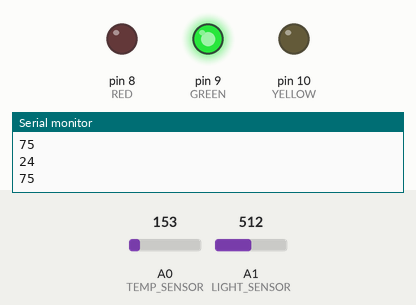
Recording of a sketch running on a simulated Arduino Uno, built with avr-gcc and run on an emulated ATmega328P. Parts: output pins drawn as LEDs (lit = HIGH), the last lines printed to the serial monitor. The inputs (shaded band) are chosen by the test bench; at power-on: A0 (TEMP_SENSOR) = 153, A1 (LIGHT_SENSOR) = 512.

Above: at 1.2 s.
1.3 s: A0 (TEMP_SENSOR) set to 132
At 1.7 s:
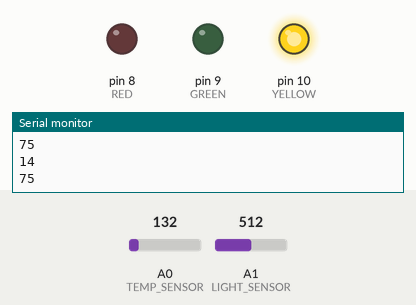
2.8 s: A1 (LIGHT_SENSOR) set to 427
4.3 s: A1 (LIGHT_SENSOR) set to 406
At 4.6 s:
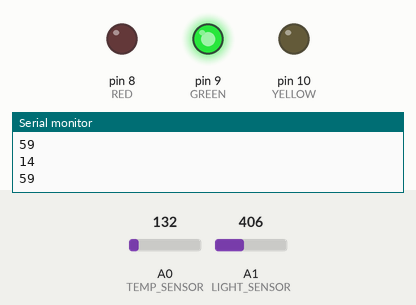
5.8 s: A0 (TEMP_SENSOR) set to 165
At 6.1 s:
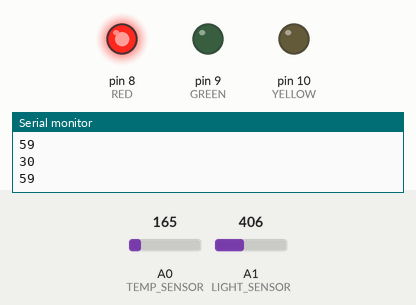
7.3 s: A0 (TEMP_SENSOR) set to 133
At 8.5 s:
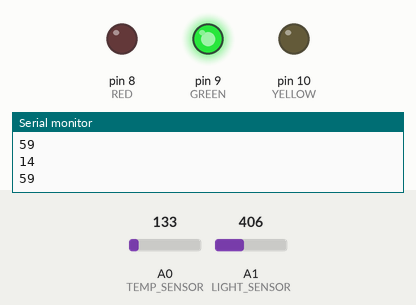
8.8 s: A0 (TEMP_SENSOR) set to 175
At 10.3 s:
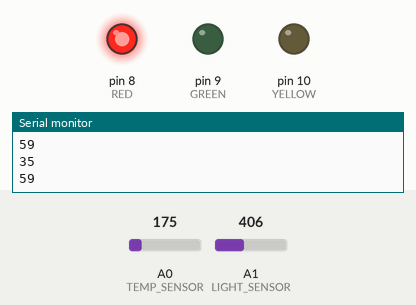
Timing chart, 0 to 11.3 s (numbered marks = the images above; inputs shaded):
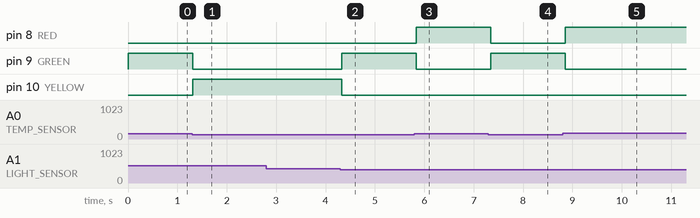

The sketch:

E2-Light-Meter-Sketch.ino
```cpp
// (C) Nasit Vurgun, Joel Mattsson, Mohamad Khalil, group: 19 (2024)
// Work package 3
// Exercise 2
// Submission code: 2346743

const int DELAY = 100; // initialise a delay variable to 100ms
const int TEMP_SENSOR = A0; // temp sensor is on PIN A0
const int LIGHT_SENSOR = A1; // light sensor is on PIN A1
const int ANALOG_MAX = 1023; // max possible value for analog signals

const int MIN_TEMP = -40; // minimum possible value for temperature (c)
const int MAX_TEMP = 125; // maximum possible value for temperature (c)
const float SENSOR_VOLTAGE = 5.0; // the voltage supplied to the temp sensor

const int MIN_LIGHT = 6; // minimum light sensor value based on this setup
const int MAX_LIGHT = 679; // maximum light sensor value based on this setup

typedef enum {
  RED = 8, // RED LED on pin 8
  YELLOW = 10, // YELLOW LED on pin 10
  GREEN = 9  // GREEN LED on pin 9
} Light; // declare an enum for all types of lights


// declare setup function
void setup()
{
  Serial.begin(9600); // set the rate of transmission to the serial
  pinMode(TEMP_SENSOR, INPUT); // set temperature sensor mode to input
  pinMode(LIGHT_SENSOR, INPUT); // set light sensor mode to input
  pinMode(RED, OUTPUT); // set red light mode to output
  pinMode(YELLOW, OUTPUT); // set red light mode to output
  pinMode(GREEN, OUTPUT); // set red light mode to output

}

void loop() // declare loop function
{

  // set threshold temperature to activate LEDs
  // measure temperature in Celsius
  int light = analogRead(LIGHT_SENSOR); // read analog light value
  int signal = analogRead(TEMP_SENSOR); // read analog temperature value

  // convert the signal to volts
  // first map the signal to the voltage provided
  // in this case signal * 5v this will yield the result in millivolts
  // then divide by 1024 to get the result in volts
  float volts = (signal * SENSOR_VOLTAGE) / (ANALOG_MAX + 1); // convert from analog to voltage

  // Translate voltage to temp in celcius
  // 1 - concidering that 500mv are allocated to account for negative numbers, subtract .5v
  // 3 - multiply the value by the scale factor (100 per volt)
  float celsius = (volts - 0.5) * 100;
  checkLevels(celsius, light); // perform actions based on input values
  delay(DELAY); // delay execution by 100ms

}

// declare a functiont turnOn
// this function takes in a light to turn on
// and turns off all remaining lights
void turnOn(int light) {

  // set of all lights
  int lights[3] = { RED, YELLOW, GREEN };

  // for each light
  for(int i = 0; i < 3; i++) {

    // if the light is not the input
    if(lights[i] != light) {
      // turn it off
    	digitalWrite(lights[i], LOW);
    }
  }

  // turn on the provided light
  digitalWrite(light, HIGH);

}

// takes in input as temperature in celcius and light analog signal
// analyse the provided input and
// turn on / off leds based on the variations
void checkLevels(int temp, int light) {

  // Old approach
  // calculate the ratio of the light
  // current / max * 100 to get a percentage
  // int ratio = ((float)(light) / MAX_LIGHT) * 100;

  // map the value from the range to 0 to 100
  int ratio = map(light, MIN_LIGHT, MAX_LIGHT, 0, 100);
  Serial.println(temp);
  Serial.println(ratio);

  if(ratio == 0) { // if the light ratio is 0%
    if(temp < -12) { // if the temp is below 12
       turnOn(GREEN); // turn on the greed led
    }
    else { // otherwise
       turnOn(RED); // turn on the red led
    }
  }

  if(ratio >= 1 && ratio <= 20) { // if the light ratio is between 1% and 20%
    // if the temperature is between -12 and 0
    if(temp >= -12 && temp <=0) {
       turnOn(GREEN);// turn on the green light
    }
    // if the temperature is less than -12
    if(temp < -12) {
       turnOn(YELLOW); // turn on the yellow light
    }
    // if the temperature is above 0
    if(temp > 0) {
       turnOn(RED); // turn on the red light
    }
  }

  // if the light ratio is between 21 and 60%
  if(ratio >= 21 && ratio <= 60) {
    // if the temperature is between 0 and 20 degrees
    if(temp >=0 && temp <=20) {
      // turn on the green light
         turnOn(GREEN);
    }
    // if the temperature is less than 0
    if(temp < 0) {
       turnOn(YELLOW); // turn on the yellow led
    }
    // if the temperature is over 20
    if(temp > 20) {
       turnOn(RED); // turn on the red led
    }
  }

  // if the light ratio is between 61 and 100%
  if(ratio >= 61 && ratio <= 100) {
    if(temp >= 21) { // if the temperature is over 21 degrees
		turnOn(GREEN); // turn on the green light
    }
    else { // otherwise the temperature is too low
       turnOn(YELLOW); // turn on the yellow light
    }
  }

}
```

Measured:
- the behaviour switches between 146 and 145 on A0 (TEMP_SENSOR) (found by bisection; images 0 and 1)
- the behaviour switches between 417 and 416 on A1 (LIGHT_SENSOR) (found by bisection; images 1 and 2)
- after the input at 1.3 s, pin 9 (GREEN): HIGH → LOW at once; pin 10 (YELLOW): LOW → HIGH at once
- after the input at 4.3 s, pin 9 (GREEN): LOW → HIGH at once; pin 10 (YELLOW): HIGH → LOW at once
- after the input at 5.8 s, pin 8 (RED): LOW → HIGH at once; pin 9 (GREEN): HIGH → LOW at once
- after the input at 7.3 s, pin 8 (RED): HIGH → LOW at once; pin 9 (GREEN): LOW → HIGH at once
- after the input at 8.8 s, pin 8 (RED): LOW → HIGH after 0.05 s; pin 9 (GREEN): HIGH → LOW after 0.05 s
